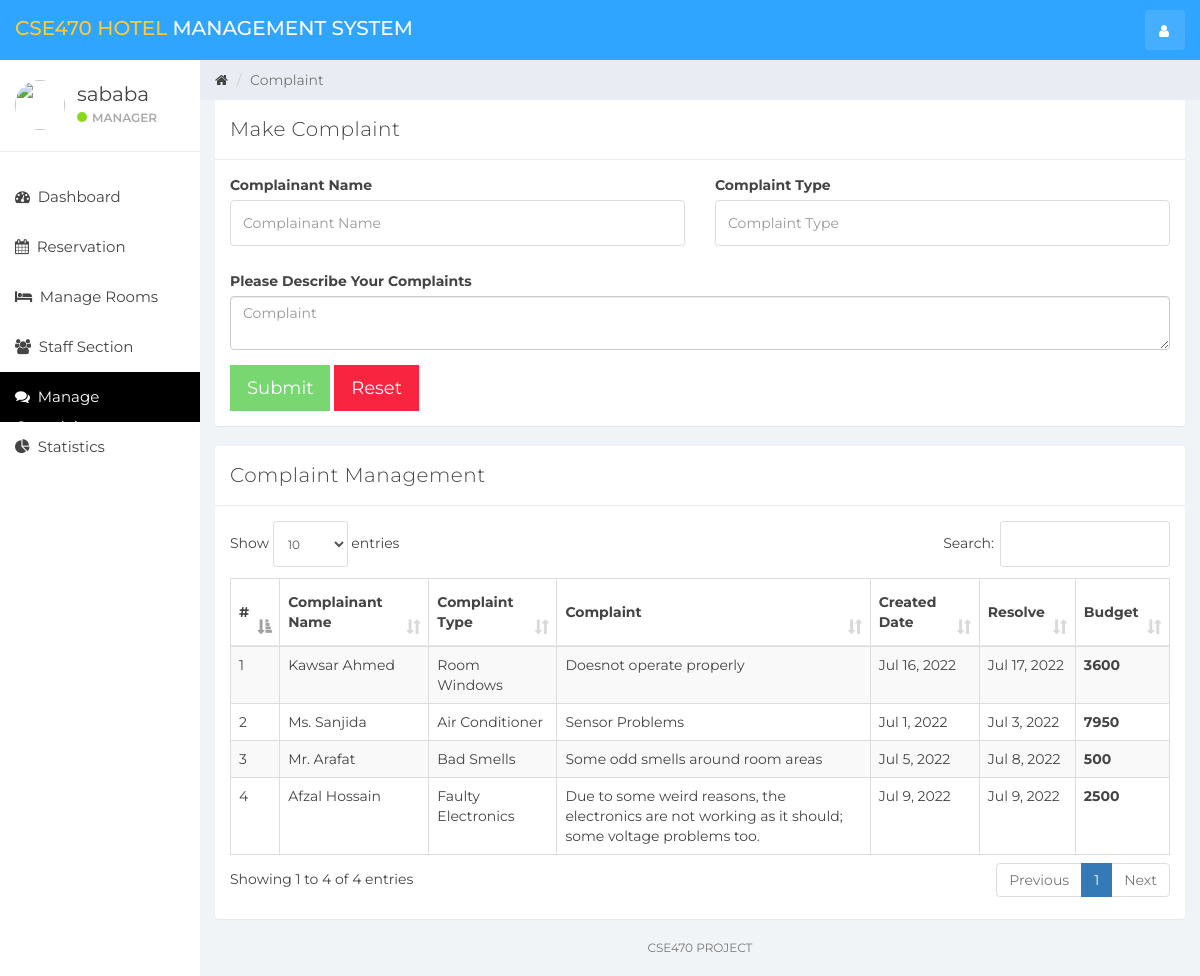
Page /index.php?complain (signed in) on the committed database.
### tables this page shows
CREATE TABLE `user` (
  `id` int(11) NOT NULL,
  `name` varchar(100) NOT NULL,
  `username` varchar(15) NOT NULL,
  `email` varchar(100) NOT NULL,
  `password` varchar(100) NOT NULL,
  `created_at` timestamp NOT NULL DEFAULT current_timestamp()
);

CREATE TABLE `complaint` (
  `id` int(11) NOT NULL,
  `complainant_name` varchar(100) NOT NULL,
  `complaint_type` varchar(100) NOT NULL,
  `complaint` varchar(200) NOT NULL,
  `created_at` timestamp NOT NULL DEFAULT current_timestamp(),
  `resolve_status` tinyint(1) NOT NULL,
  `resolve_date` timestamp NULL DEFAULT current_timestamp() ON UPDATE current_timestamp(),
  `budget` int(11) DEFAULT NULL
);

### complain.php (the view, shortened to what this page needs)
<div class="col-sm-9 col-sm-offset-3 col-lg-10 col-lg-offset-2 main">
    <div class="row">
        <ol class="breadcrumb">
            <li><a href="#">
                    <em class="fa fa-home"></em>
                </a></li>
            <li class="active">Complaint</li>
        </ol>
    </div>
    <div class="row">
        <div class="col-lg-12">
            <div class="panel panel-default">
                <div class="panel-heading">Make Complaint</div>
                <div class="panel-body">
                    <form role="form"  data-toggle="validator" method="post" action="ajax.php">
                        <div class="row">
                            <div class="form-group col-lg-6">
                                <label>Complainant Name</label>
                                <input type="text" class="form-control" placeholder="Complainant Name" name="complainant_name" required>
                            </div>
                            <div class="form-group col-lg-6">
                                <label>Complaint Type</label>
                                <input type="text" class="form-control" placeholder="Complaint Type" name="complaint_type" required>
                            </div>
                            <div class="form-group col-lg-12">
                                <label>Please Describe Your Complaints</label>
                                <textarea class="form-control" name="complaint" placeholder="Complaint" required></textarea>
                            </div>
                        </div>
                        <button type="submit" class="btn btn-lg btn-success" name="createComplaint" style="border-radius:0%">Submit</button>
                        <button type="reset" class="btn btn-lg btn-danger" style="border-radius:0%">Reset</button>
                    </form>
                </div>
            </div>
        </div>
    </div>
    <div class="row">
        <div class="col-lg-12">
            <div class="panel panel-default">
                <div class="panel-heading">Complaint Management</div>
                <div class="panel-body">
                    <table class="table table-striped table-bordered table-responsive" cellspacing="0" width="100%" id="rooms">
                        <thead>
                        <tr>
                            <th>#</th>
                            <th>Complainant Name</th>
                            <th>Complaint Type</th>
                            <th>Complaint</th>
                            <th>Created Date</th>
                            <th>Resolve</th>
                            <th>Budget</th>
                        </tr>
                        </thead>
                        <tbody>
                        <?php
                        $complaint_query = "SELECT * FROM complaint";
                        $complaint_result = mysqli_query($connection, $complaint_query);
                        if (mysqli_num_rows($complaint_result) > 0) {
                            $num = 0;
                            while ($complaint = mysqli_fetch_assoc($complaint_result)) {
                                $num++
                                ?>
                                <tr>
                                    <td><?php echo $num ?></td>
                                    <td><?php echo $complaint['complainant_name'] ?></td>
                                    <td><?php echo $complaint['complaint_type'] ?></td>
                                    <td><?php echo $complaint['complaint'] ?></td>
                                    <td><?php echo date('M j, Y',strtotime($complaint['created_at'])) ?></td>
                                    <td>
                                        <?php if(!$complaint['resolve_status']){
                                            echo '<button class="btn btn-info" data-toggle="modal" style="border-radius:0%" data-target="#complaintModal" data-id="' . $complaint['id'] . '" id="complaint">Resolve</a>';
                                        } else{
                                            echo date('M j, Y',strtotime($complaint['resolve_date']));
                                        }
                                        ?>
                                    </td>
                                    <th><?php echo $complaint['budget'] ?></th>
                                </tr>
                            <?php }
                        } else {
                            echo "No Rooms";
                        }
                        ?>
                        </tbody>
                    </table>
                </div>
            </div>
        </div>
    </div>
    <div class="row">
        <div class="col-sm-12">
        <p class="back-link">CSE470 Project</p>
        </div>
    </div>
</div>

### sidebar.php (shortened to what this page needs)
<div id="sidebar-collapse" class="col-sm-3 col-lg-2 sidebar">
    <div class="profile-sidebar">
        <div class="profile-userpic">
            <img src="img/user.png" class="img-responsive" alt="">
        </div>
        <div class="profile-usertitle">
            <div class="profile-usertitle-name"><?php echo $user['name'];?></div>
            <div class="profile-usertitle-status"><span class="indicator label-success"></span>Manager</div>
        </div>
    </div>
    <ul class="nav menu">
    <?php
        if (isset($_GET['dashboard'])){ ?>
            <li class="active">
                <a href="index.php?dashboard"><em class="fa fa-dashboard">&nbsp;</em>
                    Dashboard
                </a>
            </li>
        <?php } else{?>
            <li>
                <a href="index.php?dashboard"><em class="fa fa-dashboard">&nbsp;</em>
                    Dashboard
                </a>
            </li>
        <?php }
        if (isset($_GET['reservation'])){ ?>
            <li class="active">
            <a href="index.php?reservation"><em class="fa fa-calendar">&nbsp;</em>
                    Reservation
                </a>
            </li>
        <?php } else{?>
            <li>
            <a href="index.php?reservation"><em class="fa fa-calendar">&nbsp;</em>
                    Reservation
                </a>
            </li>
        <?php }
        if (isset($_GET['room_mang'])){ ?>
            <li class="active">
                <a href="index.php?room_mang"><em class="fa fa-bed">&nbsp;</em>
                    Manage Rooms
                </a>
            </li>
        <?php } else{?>
            <li>
            <a href="index.php?room_mang"><em class="fa fa-bed">&nbsp;</em>
                    Manage Rooms
                </a>
            </li>
        <?php }
        if (isset($_GET['staff_mang'])){ ?>
            <li class="active">
                <a href="index.php?staff_mang"><em class="fa fa-users">&nbsp;</em>
                    Staff Section
                </a>
            </li>
        <?php } else{?>
            <li>
                <a href="index.php?staff_mang"><em class="fa fa-users">&nbsp;</em>
                    Staff Section
                </a>
            </li>
        <?php }
        if (isset($_GET['complain'])){ ?>
            <li class="active">
                <a href="index.php?complain"><em class="fa fa-comments">&nbsp;</em>
                    Manage Complaints
                </a>
            </li>
        <?php }
        ?>
        <?php
        if (isset($_GET['statistics'])){ ?>
            <li class="active">
                <a href="index.php?statistics"><em class="fa fa-pie-chart">&nbsp;</em>
                    Statistics
                </a>
            </li>
        <?php } else{?>
        <li>
            <a href="index.php?statistics"><em class="fa fa-pie-chart">&nbsp;</em>
                Statistics
            </a>
        </li>
<?php }?>
    </ul>
</div>

### styles.css (style rules this page uses)
body { background: #f1f4f7; padding-top: 60px; font-size: 14px; color: #444444; font-family: "Montserrat", "Helvetica Neue", Helvetica, Arial, sans-serif; }
p { color: #777; }
a, a:hover, a:focus { color: #444444; }
input.form-control { border: 1px solid #ddd; box-shadow: none; height: 46px; }
.btn-success, .btn-success:hover, .btn-success:focus, .btn-success:active, .btn-success.active, .open > .dropdown-toggle.btn-success, .btn-success.disabled, .btn-success[disabled], fieldset[disabled] .btn-success, .btn-success.disabled:hover, .btn-success[disabled]:hover, fieldset[disabled] .btn-success:hover, .btn-success.disabled:focus, .btn-success[disabled]:focus, fieldset[disabled] .btn-success:focus, .btn-success.disabled:active, .btn-success[disabled]:active, fieldset[disabled] .btn-success:active, .btn-success.disabled.active, .btn-success[disabled].active, fieldset[disabled] .btn-success.active { background-color: #32c328; border-color: #32c328; }
.btn-danger, .btn-danger:hover, .btn-danger:focus, .btn-danger:active, .btn-danger.active, .open > .dropdown-toggle.btn-danger, .btn-danger.disabled, .btn-danger[disabled], fieldset[disabled] .btn-danger, .btn-danger.disabled:hover, .btn-danger[disabled]:hover, fieldset[disabled] .btn-danger:hover, .btn-danger.disabled:focus, .btn-danger[disabled]:focus, fieldset[disabled] .btn-danger:focus, .btn-danger.disabled:active, .btn-danger[disabled]:active, fieldset[disabled] .btn-danger:active, .btn-danger.disabled.active, .btn-danger[disabled].active, fieldset[disabled] .btn-danger.active { background-color: #f9243f; border-color: #f9243f; }
.label-success { background-color: #8ad919; }
.panel { border: 0; }
.panel-heading { font-size: 20px; font-weight: 300; letter-spacing: 0.025em; height: 60px; line-height: 38px; }
.panel-default .panel-heading { background: #fff; border-bottom: 1px solid #e9ecf2; color: #444444; }
.sidebar { display: block; padding: 0; display: none; box-shadow: none; background: #fff; }
.sidebar ul { margin: 20px 0px; }
@media (min-width: 768px) { .sidebar { display: block; position: fixed; top: 60px; bottom: 0; left: 0; z-index: 1000; display: block; margin: 0; padding: 0; overflow-x: hidden; overflow-y: auto; } }
.sidebar ul.nav .active a, .sidebar ul.nav li.parent a.active, .sidebar ul.nav .active > a:hover, .sidebar ul.nav li.parent a.active:hover, .sidebar ul.nav .active > a:focus, .sidebar ul.nav li.parent a.active:focus { color: #fff; background-color: #000000; }
.sidebar ul.nav li a { height: 50px; font-size: 15px; line-height: 2em; color: #444444; }
.profile-sidebar { padding: 10px 0; border-bottom: 1px solid #e9ecf2; }
.indicator { width: 10px; height: 10px; display: inline-block; border-radius: 9999px; margin-right: 5px; }
.profile-userpic img { float: left; margin: 10px 0px 0px 15px; width: 50px; height: 50px; border-radius: 9999px !important; }
.profile-usertitle { float: left; text-align: left; margin: 10px 0 0 12px; }
.profile-usertitle-name { font-size: 20px; margin-bottom: 0px; }
.profile-usertitle-status { text-transform: uppercase; color: #aaa; font-size: 12px; font-weight: 600; margin-bottom: 15px; }
.breadcrumb { border-radius: 0; padding: 10px 15px 10px 15px; background: #e9ecf2; margin: 0; }
.table { background: #fff; }
.table > thead > tr > th { border-bottom: 1px solid #e6e7e8; vertical-align: middle; height: 50px; }
p.back-link { text-align: center; margin-bottom: 20px; font-size: 12px; text-transform: uppercase; }

### rows in the picture
user: name "sababa"
complaint: complainant_name "Kawsar Ahmed", complaint_type "Room Windows", complaint "Doesnot operate properly", created_at "Jul 16, 2022", resolve_date "Jul 17, 2022", budget "3600"
complaint: complainant_name "Ms. Sanjida", complaint_type "Air Conditioner", complaint "Sensor Problems", created_at "Jul 1, 2022", resolve_date "Jul 3, 2022", budget "7950"
complaint: complainant_name "Mr. Arafat", complaint_type "Bad Smells", complaint "Some odd smells around room areas", created_at "Jul 5, 2022", resolve_date "Jul 8, 2022", budget "500"
complaint: complainant_name "Afzal Hossain", complaint_type "Faulty Electronics", complaint "Due to some weird reasons, the electronics are not working as it should; some voltage problems too.", created_at "Jul 9, 2022", resolve_date "Jul 9, 2022", budget "2500"
